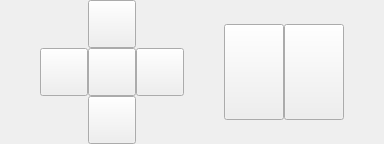
                       <widget class="QWidget" name="wdgToolAxial" native="true">
                        <layout class="QGridLayout" name="gridLayout_49">
                         <property name="leftMargin">
                          <number>0</number>
                         </property>
                         <property name="topMargin">
                          <number>0</number>
                         </property>
                         <property name="rightMargin">
                          <number>0</number>
                         </property>
                         <property name="bottomMargin">
                          <number>0</number>
                         </property>
                         <property name="spacing">
                          <number>0</number>
                         </property>
                         <item row="0" column="3">
                          <widget class="QWidget" name="wdgRotation" native="true">
                           <layout class="QHBoxLayout" name="horizontalLayout_36">
                            <property name="spacing">
                             <number>0</number>
                            </property>
                            <property name="leftMargin">
                             <number>0</number>
                            </property>
                            <property name="topMargin">
                             <number>0</number>
                            </property>
                            <property name="rightMargin">
                             <number>0</number>
                            </property>
                            <property name="bottomMargin">
                             <number>0</number>
                            </property>
                            <item>
                             <widget class="QPushButton" name="btnRotationLA">
                              <property name="minimumSize">
                               <size>
                                <width>60</width>
                                <height>96</height>
                               </size>
                              </property>
                              <property name="maximumSize">
                               <size>
                                <width>60</width>
                                <height>96</height>
                               </size>
                              </property>
                              <property name="styleSheet">
                               <string notr="true">image:url(image/action_anticlockwise.png);
</string>
                              </property>
                              <property name="text">
                               <string/>
                              </property>
                             </widget>
                            </item>
                            <item>
                             <widget class="QPushButton" name="btnRotationRA">
                              <property name="minimumSize">
                               <size>
                                <width>60</width>
                                <height>96</height>
                               </size>
                              </property>
                              <property name="maximumSize">
                               <size>
                                <width>60</width>
                                <height>96</height>
                               </size>
                              </property>
                              <property name="styleSheet">
                               <string notr="true">image:url(image/action_clockwise.png)</string>
                              </property>
                              <property name="text">
                               <string/>
                              </property>
                             </widget>
                            </item>
                           </layout>
                          </widget>
                         </item>
                         <item row="0" column="2">
                          <spacer name="horizontalSpacer_41">
                           <property name="orientation">
                            <enum>Qt::Horizontal</enum>
                           </property>
                           <property name="sizeHint" stdset="0">
                            <size>
                             <width>40</width>
                             <height>20</height>
                            </size>
                           </property>
                          </spacer>
                         </item>
                         <item row="0" column="0">
                          <spacer name="horizontalSpacer_40">
                           <property name="orientation">
                            <enum>Qt::Horizontal</enum>
                           </property>
                           <property name="sizeHint" stdset="0">
                            <size>
                             <width>40</width>
                             <height>20</height>
                            </size>
                           </property>
                          </spacer>
                         </item>
                         <item row="0" column="4">
                          <spacer name="horizontalSpacer_37">
                           <property name="orientation">
                            <enum>Qt::Horizontal</enum>
                           </property>
                           <property name="sizeHint" stdset="0">
                            <size>
                             <width>40</width>
                             <height>20</height>
                            </size>
                           </property>
                          </spacer>
                         </item>
                         <item row="0" column="1">
                          <widget class="QWidget" name="wdgDirection" native="true">
                           <layout class="QGridLayout" name="gridLayout_48">
                            <property name="leftMargin">
                             <number>0</number>
                            </property>
                            <property name="topMargin">
                             <number>0</number>
                            </property>
                            <property name="rightMargin">
                             <number>0</number>
                            </property>
                            <property name="bottomMargin">
                             <number>0</number>
                            </property>
                            <property name="spacing">
                             <number>0</number>
                            </property>
                            <item row="0" column="1">
                             <widget class="QPushButton" name="btnMoveUpA">
                              <property name="minimumSize">
                               <size>
                                <width>48</width>
                                <height>48</height>
                               </size>
                              </property>
                              <property name="maximumSize">
                               <size>
                                <width>48</width>
                                <height>48</height>
                               </size>
                              </property>
                              <property name="styleSheet">
                               <string notr="true">image:url(image/arrow_up.png)</string>
                              </property>
                              <property name="text">
                               <string/>
                              </property>
                             </widget>
                            </item>
                            <item row="1" column="2">
                             <widget class="QPushButton" name="btnMoveRightA">
                              <property name="minimumSize">
                               <size>
                                <width>48</width>
                                <height>48</height>
                               </size>
                              </property>
                              <property name="maximumSize">
                               <size>
                                <width>48</width>
                                <height>48</height>
                               </size>
                              </property>
                              <property name="styleSheet">
                               <string notr="true">image:url(image/arrow_right.png)</string>
                              </property>
                              <property name="text">
                               <string/>
                              </property>
                             </widget>
                            </item>
                            <item row="1" column="1">
                             <widget class="QPushButton" name="btnResetA">
                              <property name="minimumSize">
                               <size>
                                <width>48</width>
                                <height>48</height>
                               </size>
                              </property>
                              <property name="maximumSize">
                               <size>
                                <width>48</width>
                                <height>48</height>
                               </size>
                              </property>
                              <property name="styleSheet">
                               <string notr="true">image:url(image/icon_reset.png)</string>
                              </property>
                              <property name="text">
                               <string/>
                              </property>
                             </widget>
                            </item>
                            <item row="2" column="1">
                             <widget class="QPushButton" name="btnMoveDownA">
                              <property name="minimumSize">
                               <size>
                                <width>48</width>
                                <height>48</height>
                               </size>
                              </property>
                              <property name="maximumSize">
                               <size>
                                <width>48</width>
                                <height>48</height>
                               </size>
                              </property>
                              <property name="styleSheet">
                               <string notr="true">image:url(image/arrow_down.png)</string>
                              </property>
                              <property name="text">
                               <string/>
                              </property>
                             </widget>
                            </item>
                            <item row="1" column="0">
                             <widget class="QPushButton" name="btnMoveLeftA">
                              <property name="minimumSize">
                               <size>
                                <width>48</width>
                                <height>48</height>
                               </size>
                              </property>
                              <property name="maximumSize">
                               <size>
                                <width>48</width>
                                <height>48</height>
                               </size>
                              </property>
                              <property name="styleSheet">
                               <string notr="true">image:url(image/arrow_left.png)</string>
                              </property>
                              <property name="text">
                               <string/>
                              </property>
                             </widget>
                            </item>
                           </layout>
                          </widget>
                         </item>
                        </layout>
                       </widget>
